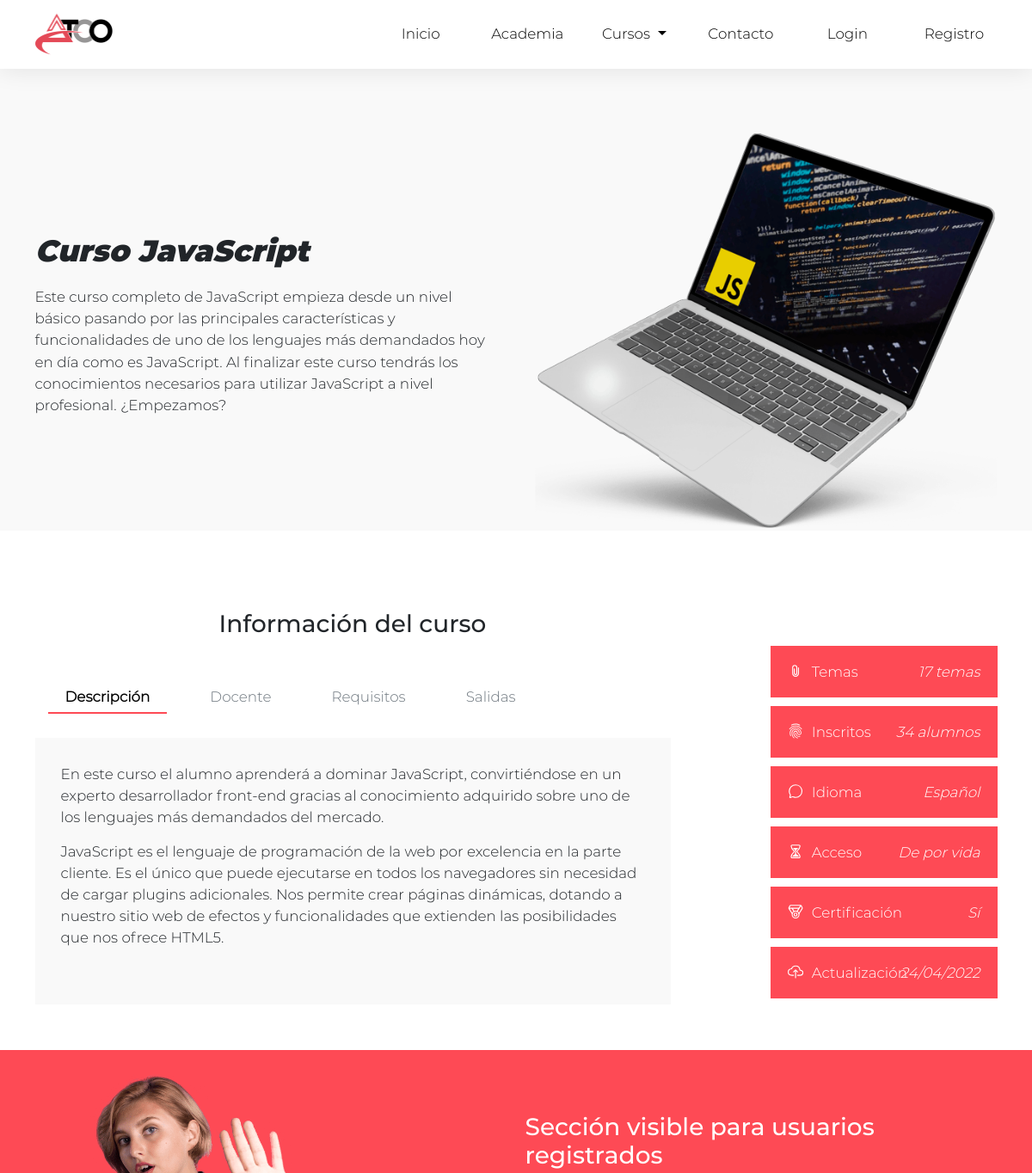
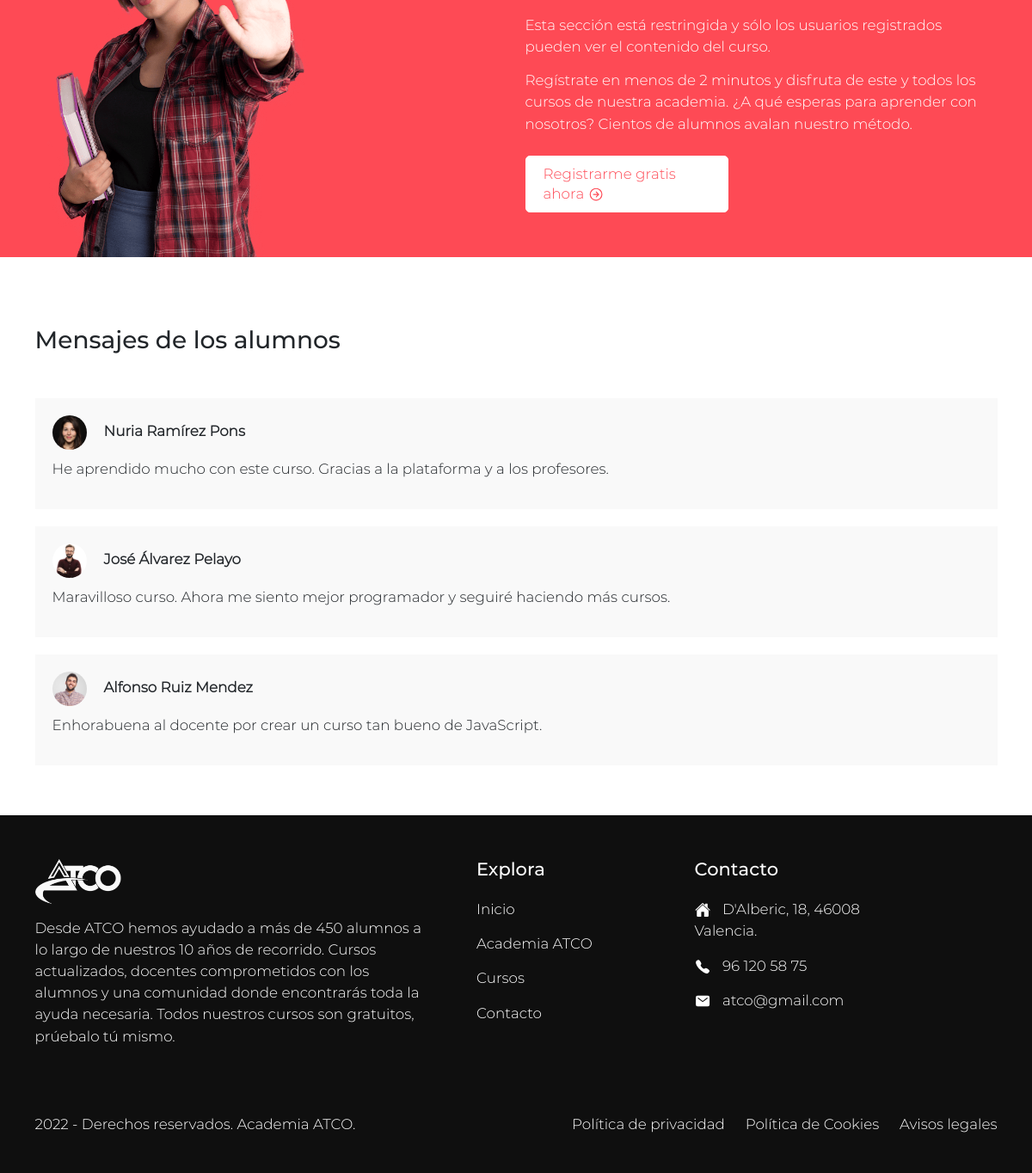
/index.php?ctl=cursoJavascript, run on the app's committed database (2 pictures, top to bottom).
### tables this page shows
CREATE TABLE `mensajes` (
  `id` int(11) NOT NULL AUTO_INCREMENT,  
  `id_usuario` int(11) NOT NULL,
  `id_curso` int(11) NOT NULL,
  `mensaje` varchar(255) NOT NULL,
  PRIMARY KEY (`id`)
);

CREATE TABLE `usuarios` (
  `id` int(11) NOT NULL AUTO_INCREMENT,
  `nombre` varchar(255) NOT NULL,
  `apellidos` varchar(255) NOT NULL,
  `email` varchar(255) NOT NULL,
  `password` varchar(255) NOT NULL,
  `direccion` varchar(255) NOT NULL,
  `cPostal` int(5) NOT NULL,
  `localidad` varchar(255) NOT NULL,
  `fNacimiento` date NOT NULL,
  `fPerfil` varchar(255) NOT NULL,
  `nivel` int(11) NOT NULL,
  PRIMARY KEY (`id`)
);

### app/modelo/classModelo.php (called while the page is built, shortened)
<?php
    class Modelo extends PDO {
        public function __construct() {
            $this->conexion = new PDO('mysql:host=' . Config::$mvc_bd_hostname . ';dbname=' . Config::$mvc_bd_nombre . '', Config::$mvc_bd_usuario, Config::$mvc_bd_clave);
        }
    }
?>

### app/modelo/classCursos.php (called while the page is built, shortened)
<?php
class Cursos extends Modelo
{
    function getMensajesCurso($idCurso)
    {
        $consulta = "select usuarios.nombre, usuarios.apellidos, usuarios.email, usuarios.fPerfil, mensajes.mensaje from `usuarios` inner join `mensajes` on usuarios.id = mensajes.id_usuario where mensajes.id_curso=:idCurso";
        $result = $this->conexion->prepare($consulta);
        $result->bindParam(':idCurso', $idCurso);
        $result->execute();
        return $result->fetchAll(PDO::FETCH_ASSOC);
    }
}

### app/templates/cursoJavascriptU.php (the view, shortened to what this page needs)
<header>
    <div class="container col-xxl-8 pt-lg-5">
        <div class="row middle g-5">
            <div class="col-lg-6 col-md-6 col-sm-12 text-md-start text-sm-center">
                <h1 class="title-header">
                Curso JavaScript
                </h1>
                <p>
                Este curso completo de JavaScript empieza desde un nivel básico pasando por las principales características y funcionalidades de uno de los lenguajes más demandados hoy en día como es JavaScript. Al finalizar este curso tendrás los conocimientos necesarios para utilizar JavaScript a nivel profesional. ¿Empezamos?
                </p>
            </div>
            <div class="col-lg-6 col-md-6 col-sm-12">
                <img src="../img/curso-javascript.png" class="d-block mx-lg-auto img-fluid" alt="Chica sonriendo con un laptop en la mano" width="700" height="500" loading="lazy" />
            </div>
        </div>
    </div>
</header>
<section class="pt-5" id="cursoTop">
    <div class="container curso-tabs">
        <div class="row">
            <div class="col-lg-8 text-md-center text-sm-center">
                <h2>Información del curso</h2>
                <ul class="nav">
                    <li class="nav-item">
                        <a class="nav-link link-secondary active" id="descripcion-tab" data-bs-toggle="tab" data-bs-target="#descripcion" href="#">Descripción</a>
                    </li>
                    <li class="nav-item">
                        <a class="nav-link link-secondary" id="docente-tab" data-bs-toggle="tab" data-bs-target="#docente" href="#">Docente</a>
                    </li>
                    <li class="nav-item">
                        <a class="nav-link link-secondary" id="requisitos-tab" data-bs-toggle="tab" data-bs-target="#requisitos" href="#">Requisitos</a>
                    </li>
                    <li class="nav-item">
                        <a class="nav-link link-secondary" id="salidas-tab" data-bs-toggle="tab" data-bs-target="#salidas" href="#">Salidas</a>
                    </li>
                </ul>
                <div class="tab-content" id="tabContent">
                    <div class="tab-pane fade show active text-start" id="descripcion" role="tabpanel" aria-labelledby="descripcion-tab">
                        <p>En este curso el alumno aprenderá a dominar JavaScript, convirtiéndose en un experto desarrollador front-end gracias al conocimiento adquirido sobre uno de los lenguajes más demandados del mercado.</p>
                        <p>JavaScript es el lenguaje de programación de la web por excelencia en la parte cliente. Es el único que puede ejecutarse en todos los navegadores sin necesidad de cargar plugins adicionales. Nos permite crear páginas dinámicas, dotando a nuestro sitio web de efectos y funcionalidades que extienden las posibilidades que nos ofrece HTML5.</p>
                    </div>
                </div>
            </div>
            <div class="col-xl-3 col-lg-4 offset-xl-1 mt-md-5 mt-sm-5">
                <ul class="caracteristicas">
                    <li>
                        <ion-icon name="attach-outline"></ion-icon>
                        <p>Temas</p>
                        <p>17 temas</p>
                    </li>
                    <li>
                        <ion-icon name="finger-print-outline"></ion-icon>
                        <p>Inscritos</p>
                        <p>34 alumnos</p>
                    </li>
                    <li>
                        <ion-icon name="chatbubble-outline"></ion-icon>
                        <p>Idioma</p>
                        <p>Español</p>
                    </li>
                    <li>
                        <ion-icon name="hourglass-outline"></ion-icon>
                        <p>Acceso</p>
                        <p>De por vida</p>
                    </li>
                    <li>
                        <ion-icon name="medal-outline"></ion-icon>
                        <p>Certificación</p>
                        <p>Sí</p>
                    </li>
                    <li>
                        <ion-icon name="cloud-upload-outline"></ion-icon>
                        <p>Actualización</p>
                        <p>24/04/2022</p>
                    </li>
                </ul>
            </div>
</section>
<section class="sin-acceso">
    <div class="container">
        <div class="row">
            <div class="col-lg-6 col-md-6 col-sm-12">
                <img src="../../img/curso_sin_acceso.png" alt="Imagen de ordenador con candado">
            </div>
            <div class="col-lg-6 col-md-6 col-sm-12 texto-sin-acceso py-md-3 py-sm-5 text-lg-start text-md-start text-sm-center">
                <h2>Sección visible para usuarios registrados</h2>
                <p>Esta sección está restringida y sólo los usuarios registrados pueden ver el contenido del curso. </p>
                <p>Regístrate en menos de 2 minutos y disfruta de este y todos los cursos de nuestra academia. ¿A qué esperas para aprender con nosotros? Cientos de alumnos avalan nuestro método.</p>
                <a class="boton-blanco" href="index.php?ctl=registro" alt="Enlace a página de registro">Registrarme gratis ahora <ion-icon name="arrow-forward-circle-outline"></ion-icon></a>
            </div>
        </div>
    </div>
</section>
<section class="enviar-mensaje">
    <div class="container mensajes-curso">
        <div class="row my-5">
            <div class="col">
                <h2>Mensajes de los alumnos</h2>
                <div class="mensajes-usuarios">
                    <?php
                    foreach ($_SESSION['mensajesCursoJavascript'] as $mensajes) {
                        echo "<div class='mensajeCurso'>";
                        echo "<span class='infoUsuario'>";
                        echo "<img src='../img" . $mensajes["fPerfil"] . "' />";
                        echo "<p class='datosUsuario'>" . $mensajes["nombre"] . " " . $mensajes["apellidos"] . "</p>";
                        echo "<span>";
                        echo "<p class='mensaje'>" . $mensajes["mensaje"] . "</p>";
                        echo "</div>";
                    }
                    ?>
                </div>
            </div>
        </div>
    </div>
</section>
<?php include 'layout.php' ?>

### web/css/styles.css (style rules this page uses)
:root { --color1: #fe4a55; --color2: #f6f1ed; --color3: #f9f9f9; --color4: #fff; --color5: #0f0f0f; --font-1: "montserrat-medium"; --font-2: "montserrat-black"; --font-3: "montserrat-light"; }
* { padding: 0; margin: 0; font-family: var(--font-1); font-size: 14px; line-height: 1; list-style: none; }
html { background-color: #fff; }
body { width: 100%; margin: 0 auto; background-color: white; position: relative; min-height: 50vh; }
ol, ul { margin: 0; }
header { margin-top: 80px; padding-top: 30px; background-color: var(--color3); height: calc(100% - 150px); }
ion-icon { font-size: 1.3rem; position: relative; top: 4px; }
section { margin: 50px 0; }
.middle { display: flex; align-items: center; }

### web/css/botones.css (style rules this page uses)
.boton-blanco { background-color: #fff; border-color: #fff; display: inline-block; vertical-align: middle; user-select: none; border: 1px solid #fff; padding: 10px 20px; border-radius: 5px; transition-duration: 0.75s; }
a.boton-blanco { text-decoration: none; font-size:1.2rem; font-weight: 400; color: var(--color1); line-height: 1.5rem; transition-duration: 0.75s; }

### web/css/cursos.css (style rules this page uses)
.curso-tabs a.active.link-secondary { font-weight: bold; color: #000; border-bottom: 2px solid var(--color1); padding-bottom: 5px; }
.curso-tabs ul.nav { margin-top: 20px; }
.curso-tabs a { padding: 15px 20px; margin: 0 15px; font-size: 1.2rem; }
.curso-tabs .tab-pane { min-height: 310px; background-color: var(--color3); padding: 30px; margin-top: 20px; }
.curso-tabs .caracteristicas { padding-left: 0; }
.curso-tabs .caracteristicas p { display: inline; }
.curso-tabs .caracteristicas li * { margin: 0; padding: 0; }
.curso-tabs .caracteristicas li { background-color: var(--color1); height: 60px; padding: 20px; display: flex; align-items: center !important; color: #fff; margin-bottom: 10px; position: relative; }
.curso-tabs .caracteristicas li ion-icon { position: relative; top: -1px; }
.curso-tabs .caracteristicas li ion-icon + p { padding-left: 10px; }
.curso-tabs .caracteristicas li p + p { text-align: end; position: absolute; right: 20px; font-weight: 400; font-style: italic; }
section.sin-acceso { margin: 50px 0 80px; padding: 20px 0px 0px; background-color: var(--color1); }
section.sin-acceso img { width: 60%; }
section.sin-acceso a { width: 43%; margin-top: 10px; }
section.sin-acceso .texto-sin-acceso { color: #fff; display: flex; flex-direction: column; justify-content: center; }
.mensajes-curso h2 { margin-bottom: 30px; }
.mensajes-curso .mensajeCurso { margin-bottom: 20px; padding: 20px; background-color: var(--color3); }
.mensajes-curso .mensajeCurso p.datosUsuario { display: inline; font-weight: 600; }
.mensajes-curso .mensajeCurso p.mensaje { display: block; margin-top: 10px; }
.mensajes-curso .infoUsuario { display: inline; }
.mensajes-curso .infoUsuario img { width: 40px; border-radius: 30px; margin-right: 20px; }
.mensajes-curso .mensajes-usuarios { max-height: 435px; overflow: scroll; overflow-x: hidden; }
.enviar-mensaje { margin-bottom: 50px; }

### data on the page
mensajes: id_usuario.fPerfil (picture), id_usuario.nombre "Nuria", id_usuario.apellidos "Ramírez Pons", mensaje "He aprendido mucho con este curso. Gracias a la plataforma y a los profesores."
mensajes: id_usuario.fPerfil (picture), id_usuario.nombre "José", id_usuario.apellidos "Álvarez Pelayo", mensaje "Maravilloso curso. Ahora me siento mejor programador y seguiré haciendo más cursos."
mensajes: id_usuario.fPerfil (picture), id_usuario.nombre "Alfonso", id_usuario.apellidos "Ruiz Mendez", mensaje "Enhorabuena al docente por crear un curso tan bueno de JavaScript."
